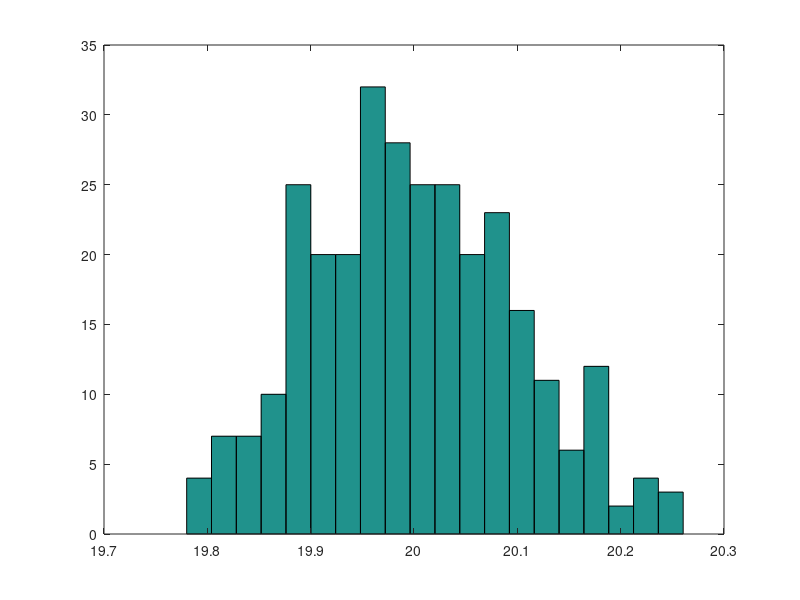

This chart was generated by the following MATLAB code:
%Chapter 3, exercise 1

%3_1 b)

%Giving values to lambda, n and M   
lambda2 = 20;
n=2000;
M=300;

%Generating random numbers from Poisson distribution 
samples2 = poissrnd(lambda2,n, M);
   

%Calculating the mean values 
mean_1 = mean(samples2);


%Creating the histogram of the mean values for the M samples
hist(mean_1,20);

%Calculating the mean of the different mean values and displaying it.
MeanOf_mean_1 = mean(mean_1);
disp(MeanOf_mean_1);
   


